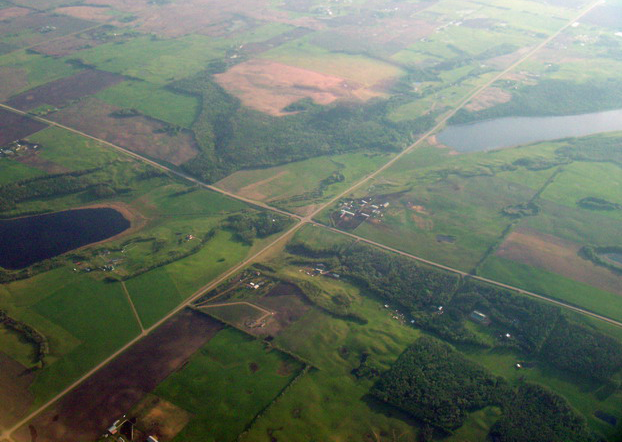
#> input picture Images/img1.png, 622 x 442 px, given in place of img7.png, which was not available
$ python GPPixels.py   (older library calls are emulated)
#> lines starting #> are read from the running program, lines starting #| are printed output that depends on the picture; pictures that were not available may be replaced by others from this repository, and a replacement may not be noted

from scipy import math
from cv2.ximgproc import guidedFilter
from skimage.restoration import denoise_tv_chambolle
from skimage.io import imread, imsave
from operator import mul, sub, add
import numpy as np

def protectedSqrt(root):
    return math.sqrt(abs(root))

def protectedDiv(left, right):
    if (right != 0):
        return left / right
    else:
        return 1

def Max2(a,b):
    return max(a,b)

def Min2(a,b):
    return min(a,b)

def AbsSum(a,b):
    return abs(a+b)

def AbsSub(a,b):
    return abs(a-b)

def pow2(a):
    return pow(a,2)

def protectedLog(a):
    if(a <= 0):
        return 1
    else:
        return math.log(a)

def protectedExp(a):
    if(a >= 255):
        a = 1
        return math.exp(a)
    else:
        a = a/255.0
        return math.exp(a)

def myif(a,b,c,d):
    if(a>=b):
        return c
    else:
        return d

def estimateAirlight(degraded_I, winSize):

#> called with winSize = 19
    Nr,Nc,Np = degraded_I.shape
#> Nr = 442; Nc = 622; Np = 3
    I1 = np.concatenate((np.flipud(np.fliplr(degraded_I)), np.flipud(degraded_I), np.flipud(np.fliplr(degraded_I))), axis=1)
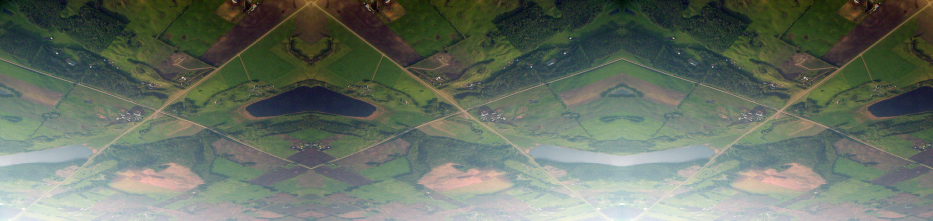
#> I1: shape (442, 1866, 3) float64 (shown at 1/2 size); mean R, G, B 102.1, 112.1, 99.4
    I2 = np.concatenate((np.fliplr(degraded_I), degraded_I, np.fliplr(degraded_I)), axis=1)
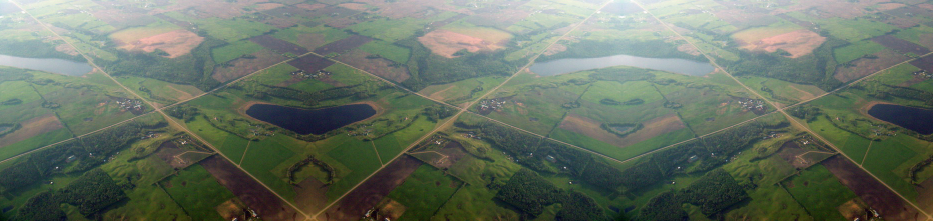
#> I2: shape (442, 1866, 3) float64 (shown at 1/2 size); mean R, G, B 102.1, 112.1, 99.4
    I3 = np.concatenate((np.flipud(np.fliplr(degraded_I)), np.flipud(degraded_I), np.flipud(np.fliplr(degraded_I))), axis=1)
    padded_I = np.concatenate( (I1,I2,I3) ,axis=0)
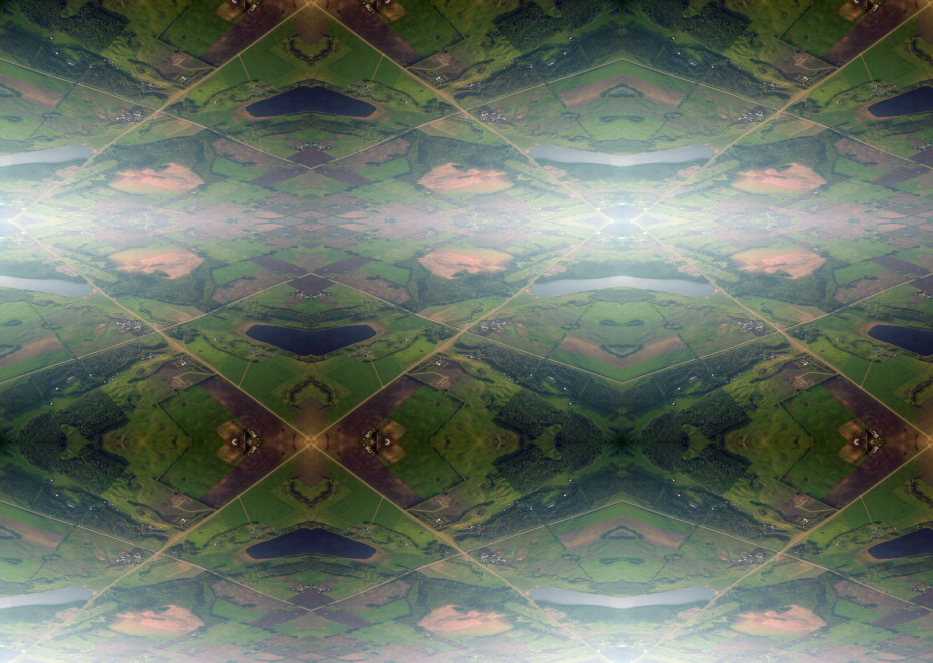
#> padded_I: shape (1326, 1866, 3) float64 (shown at 1/2 size); mean R, G, B 102.1, 112.1, 99.4
    padded_I = np.double( padded_I[ int(Nr-((winSize-1)/2.0)):int(2.0*Nr+((winSize-1)/2.0)), int(Nc-((winSize-1)/2.0)):int(2.0*Nc+((winSize-1)/2.0)),: ] )
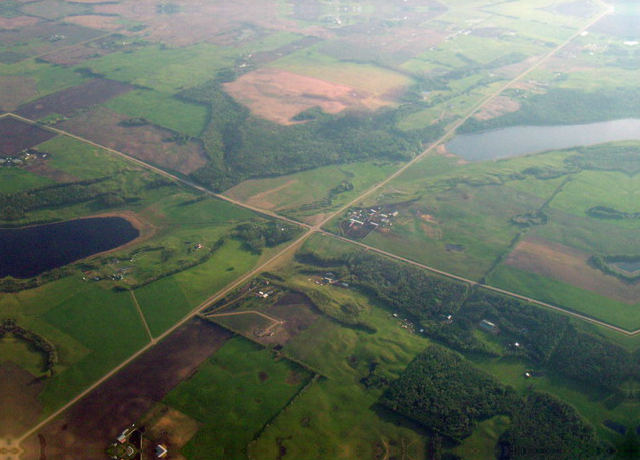
#> padded_I: shape (460, 640, 3) float64; mean R, G, B 102.7, 112.4, 99.8

    estimate_A = np.zeros([Nr,Nc])
    f_mv = np.zeros([winSize,winSize])

    for k in range(Nr):
        for l in range(Nc):
            f_mv = ( padded_I[ k:winSize+k, l:winSize+l, : ] )
            f_max = f_mv.max()
            f_min = f_mv.min()
            u = (f_min + f_max) / 2.0
            v = f_max - f_min
            estimate_A[k,l] = u / (1.0 + v)
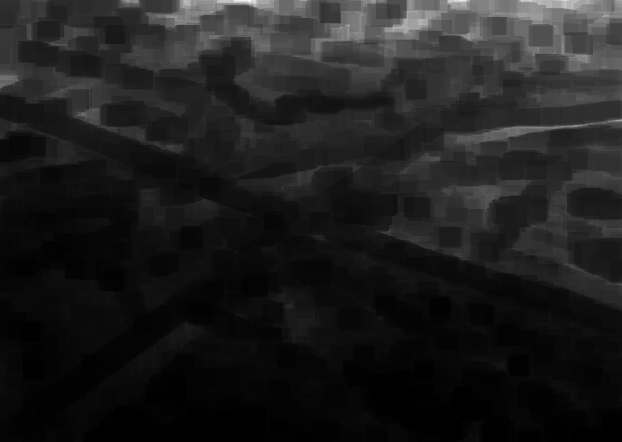
#> estimate_A: shape (442, 622) float64; min 0.487, max 9.68, mean 1.57; drawn with min black and max white


    x0,y0 = np.where( estimate_A == estimate_A.max())
#> x0 = [0, 0]; y0 = [248, 249]
#> `estimatedA = estimateAirlight(degradedScene, 19)`: estimatedA = 192.5

    A = np.zeros(3)
    A[0] = degraded_I[x0[0], y0[0],0]
    A[1] = degraded_I[x0[0], y0[0],1]
    A[2] = degraded_I[x0[0], y0[0],2]
    estimated_A = 0.333*A[0] + 0.333*A[1] + 0.333*A[2]
    print('Estimate Airlight: Done!')
    return estimated_A

###############################################################################

def dehazeScene(degraded_I, A_est):

#> called with A_est = 192.5
    Nr,Nc,Np = degraded_I.shape
#> Nr = 442; Nc = 622; Np = 3
    winSize = 3 #The evolved estimators GP-PD and GP-PN were designed for a fixed window size = 3x3 pixels
    I1 = np.concatenate((np.flipud(np.fliplr(degraded_I)), np.flipud(degraded_I), np.flipud(np.fliplr(degraded_I))), axis=1)
    I2 = np.concatenate((np.fliplr(degraded_I), degraded_I, np.fliplr(degraded_I)), axis=1)
    I3 = np.concatenate((np.flipud(np.fliplr(degraded_I)), np.flipud(degraded_I), np.flipud(np.fliplr(degraded_I))), axis=1)

    padded_I = np.concatenate( (I1,I2,I3) ,axis=0 )
    padded_I = np.double( padded_I[ int(Nr-((winSize-1)/2.0)):int(2.0*Nr+((winSize-1)/2.0)), int(Nc-((winSize-1)/2.0)):int(2.0*Nc+((winSize-1)/2.0)),: ] )
#> padded_I: shape (444, 624, 3) float64

    estimated_T = np.zeros([Nr,Nc])
    refined_T = np.zeros([Nr,Nc])
    dehazed_I = np.zeros([Nr,Nc,Np])
    N = Np*(winSize**2)
#> N = 27
    for k in range(Nr):
        for l in range(Nc):
            f_v = padded_I[ k:winSize+k, l:winSize+l, : ]
            I_mv = np.reshape(f_v, N)
            ARG = list(I_mv)
            ARG0 = ARG[0]
            ARG1 = ARG[1]
            ARG2 = ARG[2]
            ARG3 = ARG[3]
            ARG4 = ARG[4]
            ARG5 = ARG[5]
            ARG6 = ARG[6]
            ARG7 = ARG[7]
            ARG8 = ARG[8]
            ARG9 = ARG[9]
            ARG10 = ARG[10]
            ARG11 = ARG[11]
            ARG12 = ARG[12]
            ARG13 = ARG[13]
            ARG14 = ARG[14]
            ARG15 = ARG[15]
            ARG16 = ARG[16]
            ARG17 = ARG[17]
            ARG18 = ARG[18]
            ARG19 = ARG[19]
            ARG20 = ARG[20]
            ARG21 = ARG[21]
            ARG22 = ARG[22]
            ARG23 = ARG[23]
            ARG24 = ARG[24]
            ARG25 = ARG[25]
            ARG26 = ARG[26]

            #Estimator GP-PD
            estimated_T[k,l] = protectedExp(myif(ARG5, sub(ARG16, ARG14), myif(ARG5, sub(ARG4, ARG2), sub(protectedLog(protectedSqrt(protectedExp(sub(sub(ARG25, myif(myif(ARG7, protectedDiv(ARG2, ARG25), protectedDiv(abs(Min2(protectedLog(ARG12), protectedExp(ARG7))), abs(abs(229.5))), protectedDiv(protectedExp(protectedSqrt(ARG17)), 229.5)), protectedLog(protectedExp(protectedSqrt(sub(ARG2, ARG1)))), mul(myif(protectedDiv(ARG25, ARG17), ARG7, ARG8, Max2(myif(ARG10, ARG17, Max2(add(ARG1, ARG25), myif(ARG9, ARG23, ARG23, ARG6)), ARG11), protectedDiv(ARG25, ARG20))), ARG17), protectedDiv(mul(Min2(ARG4, sub(protectedExp(ARG16), abs(abs(sub(ARG13, 229.5))))), ARG21), protectedExp(ARG4)))), mul(ARG1, protectedSqrt(mul(ARG4, Min2(ARG4, ARG17)))))))), Min2(abs(abs(add(sub(ARG16, ARG8), Min2(ARG25, Min2(Min2(ARG4, ARG17), abs(abs(add(sub(ARG4, ARG2), Min2(ARG25, ARG5))))))))), ARG14)), Min2(protectedExp(ARG11), myif(ARG9, ARG0, ARG3, Min2(ARG25, add(myif(myif(protectedDiv(ARG24, Max2(ARG19, ARG25)), ARG25, ARG14, ARG5), sub(ARG19, abs(ARG19)), protectedSqrt(protectedDiv(protectedDiv(ARG4, ARG2), protectedDiv(ARG17, ARG20))), abs(229.5)), ARG7))))), Min2(protectedExp(ARG11), protectedLog(sub(ARG23, sub(ARG6, protectedExp(Max2(myif(protectedDiv(ARG25, ARG17), mul(protectedDiv(ARG24, protectedDiv(ARG6, ARG0)), mul(ARG5, ARG18)), protectedSqrt(protectedLog(myif(ARG15, 229.5, ARG9, ARG14))), sub(Min2(ARG25, ARG26), ARG26)), protectedDiv(mul(pow2(add(ARG15, ARG23)), Min2(add(ARG1, ARG13), protectedLog(ARG14))), ARG21)))))))))
#> estimated_T: shape (442, 622) float64; every value is 0

            #Estimator GP-PN
            #estimated_T[k,l] = protectedExp(( min(((min(abs((ARG13 - 229.5)),  max(ARG4, ARG2)) - myif(ARG5, ARG11, ARG10, ARG5))  -  (min(ARG11, min((ARG25 * ARG20), ARG6)) - ARG5)), ARG5) - ARG5 ))

    print('Estimate Transmission: Done!')
    estimated_T[estimated_T > 1] = 1.0
    estimated_T[estimated_T < 0.1] = 0.1

    estimated_T = guidedFilter(np.uint8(degraded_I*255), np.uint8(estimated_T*255), 100, 0.5)/255.0
    refined_T = denoise_tv_chambolle(estimated_T, weight=0.1, multichannel=False)
    refined_T[refined_T > 1] = 1
    refined_T[refined_T < 0.1] = 0.1

    dehazed_I[:,:,0] = ( (degraded_I[:,:,0] - A_est) / refined_T ) + A_est
    dehazed_I[:,:,1] = ( (degraded_I[:,:,1] - A_est) / refined_T ) + A_est
    dehazed_I[:,:,2] = ( (degraded_I[:,:,2] - A_est) / refined_T ) + A_est

    dehazed_I[dehazed_I > 255.0] = 255.0
    dehazed_I[dehazed_I < 0.0] = 0.0
    print('Estimate Dehazed Image: Done!')
    return dehazed_I


if __name__ == "__main__":
    imgName = 'img7'
    degradedScene = np.float64( imread('Images/%s.png' % (imgName) ) )
    degradedScene = degradedScene[:,:,0:3]
    estimatedA = estimateAirlight(degradedScene, 19)
#> (the run stopped early here; a loop or call above may not have finished)
